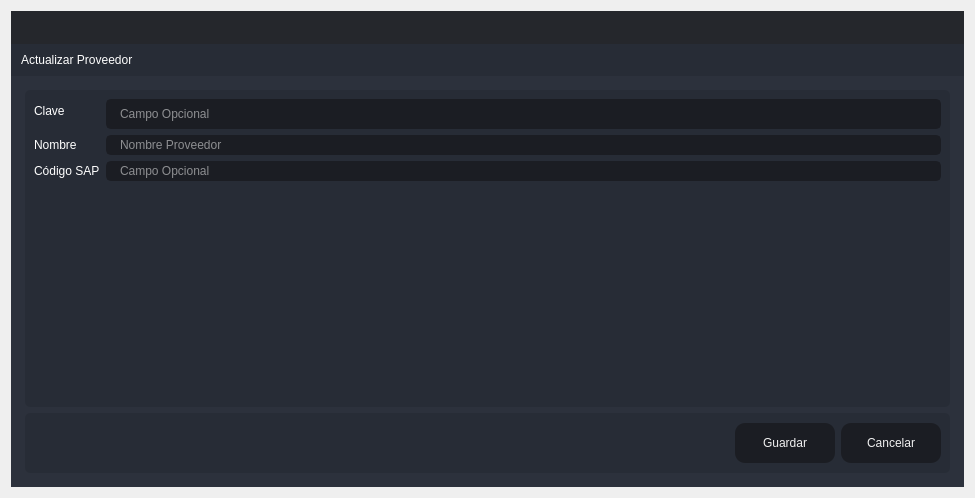
<?xml version="1.0" encoding="UTF-8"?>
<ui version="4.0">
 <class>Update_Cliente</class>
 <widget class="QDialog" name="Update_Cliente">
  <property name="windowModality">
   <enum>Qt::ApplicationModal</enum>
  </property>
  <property name="geometry">
   <rect>
    <x>0</x>
    <y>0</y>
    <width>975</width>
    <height>498</height>
   </rect>
  </property>
  <property name="windowTitle">
   <string>Actualizar</string>
  </property>
  <layout class="QVBoxLayout" name="verticalLayout_6">
   <item>
    <widget class="QFrame" name="frame_main">
     <property name="styleSheet">
      <string notr="true">/* LINE EDIT */
QLineEdit {
	background-color: rgb(27, 29, 35);
	border-radius: 5px;
	border: 2px solid rgb(27, 29, 35);
	padding-left: 10px;
}
QLineEdit:hover {
	border: 2px solid rgb(64, 71, 88);
}
QLineEdit:focus {
	border: 2px solid rgb(91, 101, 124);
}

/* SCROLL BARS */
QScrollBar:horizontal {
    border: none;
    background: rgb(52, 59, 72);
    height: 14px;
    margin: 0px 21px 0 21px;
	border-radius: 0px;
}
QScrollBar::handle:horizontal {
    background: rgb(85, 170, 255);
    min-width: 25px;
	border-radius: 7px
}
QScrollBar::add-line:horizontal {
    border: none;
    background: rgb(55, 63, 77);
    width: 20px;
	border-top-right-radius: 7px;
    border-bottom-right-radius: 7px;
    subcontrol-position: right;
    subcontrol-origin: margin;
}
QScrollBar::sub-line:horizontal {
    border: none;
    background: rgb(55, 63, 77);
    width: 20px;
	border-top-left-radius: 7px;
    border-bottom-left-radius: 7px;
    subcontrol-position: left;
    subcontrol-origin: margin;
}
QScrollBar::up-arrow:horizontal, QScrollBar::down-arrow:horizontal
{
     background: none;
}
QScrollBar::add-page:horizontal, QScrollBar::sub-page:horizontal
{
     background: none;
}
 QScrollBar:vertical {
	border: none;
    background: rgb(52, 59, 72);
    width: 14px;
    margin: 21px 0 21px 0;
	border-radius: 0px;
 }
 QScrollBar::handle:vertical {	
	background: rgb(85, 170, 255);
    min-height: 25px;
	border-radius: 7px
 }
 QScrollBar::add-line:vertical {
     border: none;
    background: rgb(55, 63, 77);
     height: 20px;
	border-bottom-left-radius: 7px;
    border-bottom-right-radius: 7px;
     subcontrol-position: bottom;
     subcontrol-origin: margin;
 }
 QScrollBar::sub-line:vertical {
	border: none;
    background: rgb(55, 63, 77);
     height: 20px;
	border-top-left-radius: 7px;
    border-top-right-radius: 7px;
     subcontrol-position: top;
     subcontrol-origin: margin;
 }
 QScrollBar::up-arrow:vertical, QScrollBar::down-arrow:vertical {
     background: none;
 }

 QScrollBar::add-page:vertical, QScrollBar::sub-page:vertical {
     background: none;
 }

/* CHECKBOX */
QCheckBox::indicator {
    border: 3px solid rgb(52, 59, 72);
	width: 15px;
	height: 15px;
	border-radius: 10px;
    background: rgb(44, 49, 60);
}
QCheckBox::indicator:hover {
    border: 3px solid rgb(58, 66, 81);
}
QCheckBox::indicator:checked {
    background: 3px solid rgb(52, 59, 72);
	border: 3px solid rgb(52, 59, 72);	
	background-image: url(:/16x16/icons/16x16/cil-check-alt.png);
}

/* RADIO BUTTON */
QRadioButton::indicator {
    border: 3px solid rgb(52, 59, 72);
	width: 15px;
	height: 15px;
	border-radius: 10px;
    background: rgb(44, 49, 60);
}
QRadioButton::indicator:hover {
    border: 3px solid rgb(58, 66, 81);
}
QRadioButton::indicator:checked {
    background: 3px solid rgb(94, 106, 130);
	border: 3px solid rgb(52, 59, 72);	
}

/* COMBOBOX */
QComboBox{
	background-color: rgb(27, 29, 35);
	border-radius: 5px;
	border: 2px solid rgb(27, 29, 35);
	padding: 5px;
	padding-left: 10px;
}
QComboBox:hover{
	border: 2px solid rgb(64, 71, 88);
}
QComboBox::drop-down {
	subcontrol-origin: padding;
	subcontrol-position: top right;
	width: 25px; 
	border-left-width: 3px;
	border-left-color: rgba(39, 44, 54, 150);
	border-left-style: solid;
	border-top-right-radius: 3px;
	border-bottom-right-radius: 3px;	
	background-image: url(:/16x16/icons/16x16/cil-arrow-bottom.png);
	background-position: center;
	background-repeat: no-reperat;
 }
QComboBox QAbstractItemView {
	color: rgb(85, 170, 255);	
	background-color: rgb(27, 29, 35);
	padding: 10px;
	selection-background-color: rgb(39, 44, 54);
}

/* SLIDERS */
QSlider::groove:horizontal {
    border-radius: 9px;
    height: 18px;
	margin: 0px;
	background-color: rgb(52, 59, 72);
}
QSlider::groove:horizontal:hover {
	background-color: rgb(55, 62, 76);
}
QSlider::handle:horizontal {
    background-color: rgb(85, 170, 255);
    border: none;
    height: 18px;
    width: 18px;
    margin: 0px;
	border-radius: 9px;
}
QSlider::handle:horizontal:hover {
    background-color: rgb(105, 180, 255);
}
QSlider::handle:horizontal:pressed {
    background-color: rgb(65, 130, 195);
}

QSlider::groove:vertical {
    border-radius: 9px;
    width: 18px;
    margin: 0px;
	background-color: rgb(52, 59, 72);
}
QSlider::groove:vertical:hover {
	background-color: rgb(55, 62, 76);
}
QSlider::handle:vertical {
    background-color: rgb(85, 170, 255);
	border: none;
    height: 18px;
    width: 18px;
    margin: 0px;
	border-radius: 9px;
}
QSlider::handle:vertical:hover {
    background-color: rgb(105, 180, 255);
}
QSlider::handle:vertical:pressed {
    background-color: rgb(65, 130, 195);
}

</string>
     </property>
     <property name="frameShape">
      <enum>QFrame::NoFrame</enum>
     </property>
     <property name="frameShadow">
      <enum>QFrame::Raised</enum>
     </property>
     <layout class="QVBoxLayout" name="verticalLayout">
      <property name="spacing">
       <number>0</number>
      </property>
      <property name="leftMargin">
       <number>0</number>
      </property>
      <property name="topMargin">
       <number>0</number>
      </property>
      <property name="rightMargin">
       <number>0</number>
      </property>
      <property name="bottomMargin">
       <number>0</number>
      </property>
      <item>
       <widget class="QFrame" name="frame_top">
        <property name="minimumSize">
         <size>
          <width>0</width>
          <height>65</height>
         </size>
        </property>
        <property name="maximumSize">
         <size>
          <width>16777215</width>
          <height>65</height>
         </size>
        </property>
        <property name="styleSheet">
         <string notr="true">background-color: transparent;</string>
        </property>
        <property name="frameShape">
         <enum>QFrame::NoFrame</enum>
        </property>
        <property name="frameShadow">
         <enum>QFrame::Raised</enum>
        </property>
        <layout class="QHBoxLayout" name="horizontalLayout_3">
         <property name="spacing">
          <number>0</number>
         </property>
         <property name="leftMargin">
          <number>0</number>
         </property>
         <property name="topMargin">
          <number>0</number>
         </property>
         <property name="rightMargin">
          <number>0</number>
         </property>
         <property name="bottomMargin">
          <number>0</number>
         </property>
         <item>
          <widget class="QFrame" name="frame_toggle">
           <property name="maximumSize">
            <size>
             <width>70</width>
             <height>16777215</height>
            </size>
           </property>
           <property name="styleSheet">
            <string notr="true">background-color: rgb(27, 29, 35);</string>
           </property>
           <property name="frameShape">
            <enum>QFrame::NoFrame</enum>
           </property>
           <property name="frameShadow">
            <enum>QFrame::Raised</enum>
           </property>
           <layout class="QVBoxLayout" name="verticalLayout_3">
            <property name="spacing">
             <number>0</number>
            </property>
            <property name="leftMargin">
             <number>0</number>
            </property>
            <property name="topMargin">
             <number>0</number>
            </property>
            <property name="rightMargin">
             <number>0</number>
            </property>
            <property name="bottomMargin">
             <number>0</number>
            </property>
           </layout>
          </widget>
         </item>
         <item>
          <widget class="QFrame" name="frame_top_right">
           <property name="styleSheet">
            <string notr="true">background: transparent;</string>
           </property>
           <property name="frameShape">
            <enum>QFrame::NoFrame</enum>
           </property>
           <property name="frameShadow">
            <enum>QFrame::Raised</enum>
           </property>
           <layout class="QVBoxLayout" name="verticalLayout_2">
            <property name="spacing">
             <number>0</number>
            </property>
            <property name="leftMargin">
             <number>0</number>
            </property>
            <property name="topMargin">
             <number>0</number>
            </property>
            <property name="rightMargin">
             <number>0</number>
            </property>
            <property name="bottomMargin">
             <number>0</number>
            </property>
            <item>
             <widget class="QFrame" name="frame_top_btns">
              <property name="maximumSize">
               <size>
                <width>16777215</width>
                <height>42</height>
               </size>
              </property>
              <property name="styleSheet">
               <string notr="true">background-color: rgba(27, 29, 35, 200)</string>
              </property>
              <property name="frameShape">
               <enum>QFrame::NoFrame</enum>
              </property>
              <property name="frameShadow">
               <enum>QFrame::Raised</enum>
              </property>
              <layout class="QHBoxLayout" name="horizontalLayout_4">
               <property name="spacing">
                <number>0</number>
               </property>
               <property name="leftMargin">
                <number>0</number>
               </property>
               <property name="topMargin">
                <number>0</number>
               </property>
               <property name="rightMargin">
                <number>0</number>
               </property>
               <property name="bottomMargin">
                <number>0</number>
               </property>
               <item>
                <widget class="QFrame" name="frame_label_top_btns">
                 <property name="sizePolicy">
                  <sizepolicy hsizetype="Expanding" vsizetype="Preferred">
                   <horstretch>0</horstretch>
                   <verstretch>0</verstretch>
                  </sizepolicy>
                 </property>
                 <property name="frameShape">
                  <enum>QFrame::NoFrame</enum>
                 </property>
                 <property name="frameShadow">
                  <enum>QFrame::Raised</enum>
                 </property>
                 <layout class="QHBoxLayout" name="horizontalLayout_10">
                  <property name="spacing">
                   <number>0</number>
                  </property>
                  <property name="leftMargin">
                   <number>5</number>
                  </property>
                  <property name="topMargin">
                   <number>0</number>
                  </property>
                  <property name="rightMargin">
                   <number>10</number>
                  </property>
                  <property name="bottomMargin">
                   <number>0</number>
                  </property>
                 </layout>
                </widget>
               </item>
               <item alignment="Qt::AlignRight">
                <widget class="QFrame" name="frame_btns_right">
                 <property name="sizePolicy">
                  <sizepolicy hsizetype="Expanding" vsizetype="Preferred">
                   <horstretch>0</horstretch>
                   <verstretch>0</verstretch>
                  </sizepolicy>
                 </property>
                 <property name="maximumSize">
                  <size>
                   <width>120</width>
                   <height>16777215</height>
                  </size>
                 </property>
                 <property name="frameShape">
                  <enum>QFrame::NoFrame</enum>
                 </property>
                 <property name="frameShadow">
                  <enum>QFrame::Raised</enum>
                 </property>
                 <layout class="QHBoxLayout" name="horizontalLayout_5">
                  <property name="spacing">
                   <number>0</number>
                  </property>
                  <property name="leftMargin">
                   <number>0</number>
                  </property>
                  <property name="topMargin">
                   <number>0</number>
                  </property>
                  <property name="rightMargin">
                   <number>0</number>
                  </property>
                  <property name="bottomMargin">
                   <number>0</number>
                  </property>
                 </layout>
                </widget>
               </item>
              </layout>
             </widget>
            </item>
            <item>
             <widget class="QFrame" name="frame_top_info">
              <property name="maximumSize">
               <size>
                <width>16777215</width>
                <height>65</height>
               </size>
              </property>
              <property name="styleSheet">
               <string notr="true">background-color: rgb(39, 44, 54);</string>
              </property>
              <property name="frameShape">
               <enum>QFrame::NoFrame</enum>
              </property>
              <property name="frameShadow">
               <enum>QFrame::Raised</enum>
              </property>
              <layout class="QHBoxLayout" name="horizontalLayout_8">
               <property name="spacing">
                <number>0</number>
               </property>
               <property name="leftMargin">
                <number>10</number>
               </property>
               <property name="topMargin">
                <number>0</number>
               </property>
               <property name="rightMargin">
                <number>10</number>
               </property>
               <property name="bottomMargin">
                <number>0</number>
               </property>
               <item>
                <widget class="QLabel" name="label">
                 <property name="styleSheet">
                  <string notr="true">font: 75 16pt &quot;MS Shell Dlg 2&quot;;
color: rgb(255, 255, 255);</string>
                 </property>
                 <property name="text">
                  <string>Actualizar Proveedor</string>
                 </property>
                </widget>
               </item>
              </layout>
             </widget>
            </item>
           </layout>
          </widget>
         </item>
        </layout>
       </widget>
      </item>
      <item>
       <widget class="QFrame" name="frame_center">
        <property name="sizePolicy">
         <sizepolicy hsizetype="Expanding" vsizetype="Expanding">
          <horstretch>0</horstretch>
          <verstretch>0</verstretch>
         </sizepolicy>
        </property>
        <property name="styleSheet">
         <string notr="true">background-color: rgb(40, 44, 52);</string>
        </property>
        <property name="frameShape">
         <enum>QFrame::NoFrame</enum>
        </property>
        <property name="frameShadow">
         <enum>QFrame::Raised</enum>
        </property>
        <layout class="QHBoxLayout" name="horizontalLayout_2">
         <property name="spacing">
          <number>0</number>
         </property>
         <property name="leftMargin">
          <number>0</number>
         </property>
         <property name="topMargin">
          <number>0</number>
         </property>
         <property name="rightMargin">
          <number>0</number>
         </property>
         <property name="bottomMargin">
          <number>0</number>
         </property>
         <item>
          <widget class="QFrame" name="frame_content_right">
           <property name="styleSheet">
            <string notr="true">background-color: rgb(44, 49, 60);</string>
           </property>
           <property name="frameShape">
            <enum>QFrame::NoFrame</enum>
           </property>
           <property name="frameShadow">
            <enum>QFrame::Raised</enum>
           </property>
           <layout class="QVBoxLayout" name="verticalLayout_4">
            <property name="spacing">
             <number>0</number>
            </property>
            <property name="leftMargin">
             <number>0</number>
            </property>
            <property name="topMargin">
             <number>0</number>
            </property>
            <property name="rightMargin">
             <number>0</number>
            </property>
            <property name="bottomMargin">
             <number>0</number>
            </property>
            <item>
             <widget class="QFrame" name="frame_content">
              <property name="frameShape">
               <enum>QFrame::NoFrame</enum>
              </property>
              <property name="frameShadow">
               <enum>QFrame::Raised</enum>
              </property>
              <layout class="QVBoxLayout" name="verticalLayout_9">
               <property name="spacing">
                <number>0</number>
               </property>
               <property name="leftMargin">
                <number>5</number>
               </property>
               <property name="topMargin">
                <number>5</number>
               </property>
               <property name="rightMargin">
                <number>5</number>
               </property>
               <property name="bottomMargin">
                <number>5</number>
               </property>
               <item>
                <widget class="QStackedWidget" name="stackedWidget">
                 <property name="styleSheet">
                  <string notr="true">background: transparent;</string>
                 </property>
                 <property name="currentIndex">
                  <number>0</number>
                 </property>
                 <widget class="QWidget" name="page_home">
                  <layout class="QVBoxLayout" name="verticalLayout_10">
                   <item>
                    <widget class="QFrame" name="frame">
                     <property name="styleSheet">
                      <string notr="true">background-color: rgb(39, 44, 54);
border-radius: 5px;</string>
                     </property>
                     <property name="frameShape">
                      <enum>QFrame::StyledPanel</enum>
                     </property>
                     <property name="frameShadow">
                      <enum>QFrame::Raised</enum>
                     </property>
                     <layout class="QVBoxLayout" name="verticalLayout_5">
                      <item>
                       <layout class="QFormLayout" name="formLayout_2">
                        <item row="0" column="1">
                         <widget class="QLineEdit" name="lineEditUpdateClave">
                          <property name="minimumSize">
                           <size>
                            <width>0</width>
                            <height>30</height>
                           </size>
                          </property>
                          <property name="styleSheet">
                           <string notr="true">QLineEdit {
	background-color: rgb(27, 29, 35);
	border-radius: 5px;
	border: 2px solid rgb(27, 29, 35);
	padding-left: 10px;
	font: 75 12pt &quot;MS Shell Dlg 2&quot;;
	color: rgb(255, 255, 255);
}
QLineEdit:hover {
	border: 2px solid rgb(64, 71, 88);
}
QLineEdit:focus {
	border: 2px solid rgb(91, 101, 124);
}</string>
                          </property>
                          <property name="text">
                           <string/>
                          </property>
                          <property name="placeholderText">
                           <string>Campo Opcional</string>
                          </property>
                         </widget>
                        </item>
                        <item row="0" column="0">
                         <widget class="QLabel" name="label_2">
                          <property name="styleSheet">
                           <string notr="true">font: 75 12pt &quot;MS Shell Dlg 2&quot;;
color: rgb(255, 255, 255);</string>
                          </property>
                          <property name="text">
                           <string>Clave</string>
                          </property>
                         </widget>
                        </item>
                        <item row="1" column="0">
                         <widget class="QLabel" name="label_3">
                          <property name="styleSheet">
                           <string notr="true">font: 75 12pt &quot;MS Shell Dlg 2&quot;;
color: rgb(255, 255, 255);</string>
                          </property>
                          <property name="text">
                           <string>Nombre</string>
                          </property>
                         </widget>
                        </item>
                        <item row="1" column="1">
                         <widget class="QLineEdit" name="lineEditUpdateNombre">
                          <property name="styleSheet">
                           <string notr="true">QLineEdit {
	background-color: rgb(27, 29, 35);
	border-radius: 5px;
	border: 2px solid rgb(27, 29, 35);
	padding-left: 10px;
	font: 75 12pt &quot;MS Shell Dlg 2&quot;;
	color: rgb(255, 255, 255);
}
QLineEdit:hover {
	border: 2px solid rgb(64, 71, 88);
}
QLineEdit:focus {
	border: 2px solid rgb(91, 101, 124);
}</string>
                          </property>
                          <property name="placeholderText">
                           <string>Nombre Proveedor</string>
                          </property>
                         </widget>
                        </item>
                        <item row="2" column="0">
                         <widget class="QLabel" name="label_4">
                          <property name="styleSheet">
                           <string notr="true">font: 75 12pt &quot;MS Shell Dlg 2&quot;;
color: rgb(255, 255, 255);</string>
                          </property>
                          <property name="text">
                           <string>Código SAP</string>
                          </property>
                         </widget>
                        </item>
                        <item row="2" column="1">
                         <widget class="QLineEdit" name="lineEditUpdateSAP">
                          <property name="styleSheet">
                           <string notr="true">QLineEdit {
	background-color: rgb(27, 29, 35);
	border-radius: 5px;
	border: 2px solid rgb(27, 29, 35);
	padding-left: 10px;
	font: 75 12pt &quot;MS Shell Dlg 2&quot;;
	color: rgb(255, 255, 255);
}
QLineEdit:hover {
	border: 2px solid rgb(64, 71, 88);
}
QLineEdit:focus {
	border: 2px solid rgb(91, 101, 124);
}</string>
                          </property>
                          <property name="placeholderText">
                           <string>Campo Opcional</string>
                          </property>
                         </widget>
                        </item>
                       </layout>
                      </item>
                     </layout>
                    </widget>
                   </item>
                   <item>
                    <widget class="QFrame" name="frame_2">
                     <property name="minimumSize">
                      <size>
                       <width>0</width>
                       <height>60</height>
                      </size>
                     </property>
                     <property name="maximumSize">
                      <size>
                       <width>16777215</width>
                       <height>60</height>
                      </size>
                     </property>
                     <property name="styleSheet">
                      <string notr="true">background-color: rgb(39, 44, 54);
border-radius: 5px;</string>
                     </property>
                     <property name="frameShape">
                      <enum>QFrame::StyledPanel</enum>
                     </property>
                     <property name="frameShadow">
                      <enum>QFrame::Raised</enum>
                     </property>
                     <layout class="QHBoxLayout" name="horizontalLayout_9">
                      <item>
                       <layout class="QGridLayout" name="gridLayout">
                        <item row="0" column="0">
                         <spacer name="horizontalSpacer">
                          <property name="orientation">
                           <enum>Qt::Horizontal</enum>
                          </property>
                          <property name="sizeHint" stdset="0">
                           <size>
                            <width>40</width>
                            <height>20</height>
                           </size>
                          </property>
                         </spacer>
                        </item>
                        <item row="0" column="1">
                         <widget class="QPushButton" name="btnActualizar">
                          <property name="minimumSize">
                           <size>
                            <width>100</width>
                            <height>40</height>
                           </size>
                          </property>
                          <property name="styleSheet">
                           <string notr="true">QPushButton {
	border-color: rgb(27, 29, 35);
	font: 75 10pt &quot;MS Shell Dlg 2&quot;;
	color: rgb(240, 240, 240);
	background-color: rgb(27, 29, 35);
	border: 0px solid;
	border-radius: 10px;	
}
QPushButton:hover {
	background-color:rgb(44, 49, 60);
	border-color: rgb(27, 29, 35);
	border: 2px solid;
}</string>
                          </property>
                          <property name="text">
                           <string>Guardar</string>
                          </property>
                         </widget>
                        </item>
                        <item row="0" column="2">
                         <widget class="QPushButton" name="btnCancelar">
                          <property name="minimumSize">
                           <size>
                            <width>100</width>
                            <height>40</height>
                           </size>
                          </property>
                          <property name="styleSheet">
                           <string notr="true">QPushButton {
	border-color: rgb(27, 29, 35);
	font: 75 10pt &quot;MS Shell Dlg 2&quot;;
	color: rgb(240, 240, 240);
	background-color: rgb(27, 29, 35);
	border: 0px solid;
	border-radius: 10px;	
}
QPushButton:hover {
	background-color:rgb(44, 49, 60);
	border-color: rgb(27, 29, 35);
	border: 2px solid;
}</string>
                          </property>
                          <property name="text">
                           <string>Cancelar</string>
                          </property>
                         </widget>
                        </item>
                       </layout>
                      </item>
                     </layout>
                    </widget>
                   </item>
                  </layout>
                 </widget>
                </widget>
               </item>
              </layout>
             </widget>
            </item>
           </layout>
          </widget>
         </item>
        </layout>
       </widget>
      </item>
     </layout>
    </widget>
   </item>
  </layout>
 </widget>
 <resources/>
 <connections/>
</ui>
